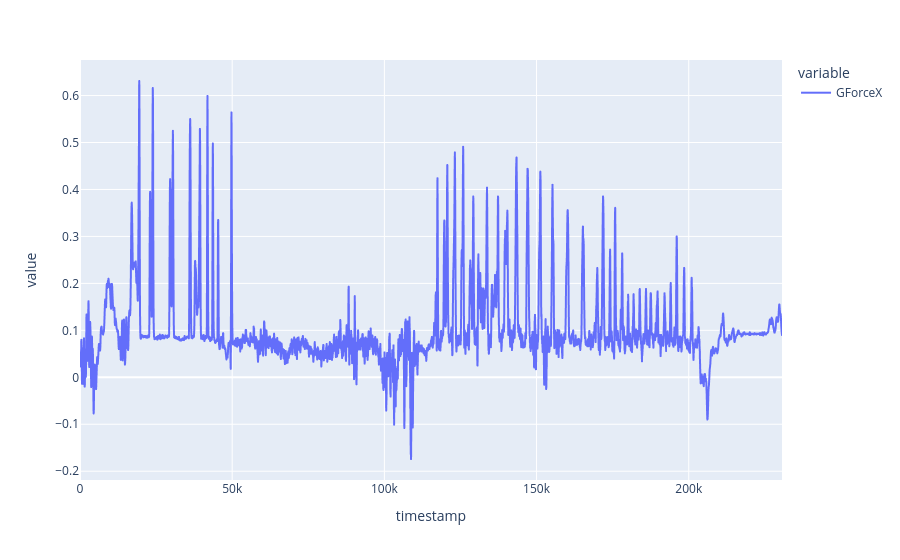

Notebook source saved alongside this figure:
### Code cell
px.line(df.GForceX)

### Figure 1 — Plotly figure (JSON) as saved in the notebook; plotly's stock layout.template omitted (floating-point values rounded to 4 significant figures; data arrays with more than 128 entries replaced by an {"elided": "..."} marker saying what was removed)
{"data": [{"hovertemplate": "variable=GForceX<br>timestamp=%{x}<br>value=%{y}<extra></extra>", "legendgroup": "GForceX", "line": {"color": "#636efa", "dash": "solid"}, "marker": {"symbol": "circle"}, "mode": "lines", "name": "GForceX", "showlegend": true, "type": "scattergl", "x": {"elided": "5767 int values"}, "xaxis": "x", "y": {"elided": "5767 float values"}, "yaxis": "y"}], "layout": {"legend": {"title": {"text": "variable"}, "tracegroupgap": 0}, "margin": {"t": 60}, "xaxis": {"anchor": "y", "domain": [0, 1], "title": {"text": "timestamp"}}, "yaxis": {"anchor": "x", "domain": [0, 1], "title": {"text": "value"}}}}
